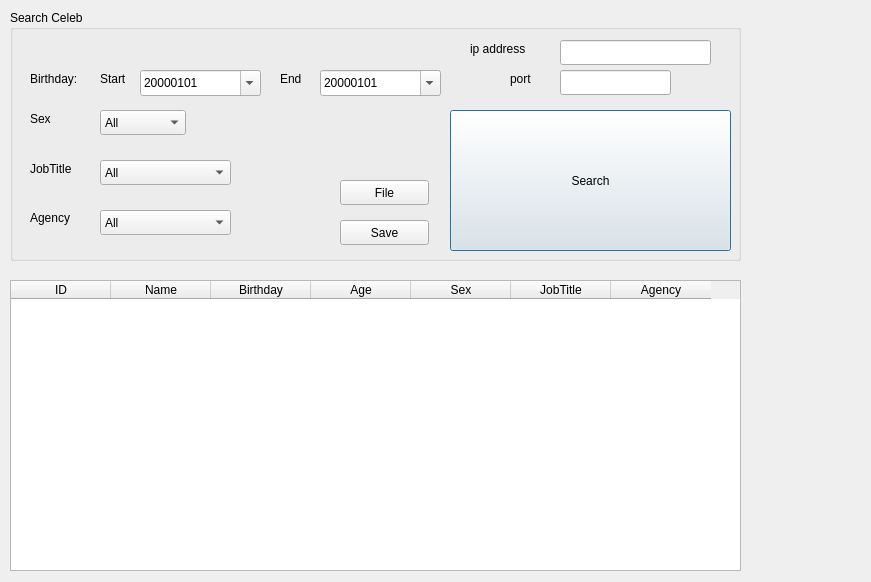
<?xml version="1.0" encoding="UTF-8"?>
<ui version="4.0">
 <class>Dialog</class>
 <widget class="QDialog" name="Dialog">
  <property name="geometry">
   <rect>
    <x>0</x>
    <y>0</y>
    <width>871</width>
    <height>582</height>
   </rect>
  </property>
  <property name="windowTitle">
   <string>Dialog</string>
  </property>
  <widget class="QGroupBox" name="groupBox">
   <property name="geometry">
    <rect>
     <x>10</x>
     <y>10</y>
     <width>731</width>
     <height>251</height>
    </rect>
   </property>
   <property name="title">
    <string>Search Celeb</string>
   </property>
   <widget class="QLabel" name="label">
    <property name="geometry">
     <rect>
      <x>20</x>
      <y>150</y>
      <width>67</width>
      <height>17</height>
     </rect>
    </property>
    <property name="text">
     <string>JobTitle</string>
    </property>
   </widget>
   <widget class="QLabel" name="label_2">
    <property name="geometry">
     <rect>
      <x>20</x>
      <y>100</y>
      <width>67</width>
      <height>17</height>
     </rect>
    </property>
    <property name="text">
     <string>Sex</string>
    </property>
   </widget>
   <widget class="QDateEdit" name="editBirthday">
    <property name="geometry">
     <rect>
      <x>130</x>
      <y>60</y>
      <width>121</width>
      <height>26</height>
     </rect>
    </property>
    <property name="maximumDate">
     <date>
      <year>9997</year>
      <month>12</month>
      <day>31</day>
     </date>
    </property>
    <property name="displayFormat">
     <string>yyyyMMdd</string>
    </property>
    <property name="calendarPopup">
     <bool>true</bool>
    </property>
   </widget>
   <widget class="QLabel" name="label_3">
    <property name="geometry">
     <rect>
      <x>20</x>
      <y>60</y>
      <width>67</width>
      <height>17</height>
     </rect>
    </property>
    <property name="text">
     <string>Birthday:</string>
    </property>
   </widget>
   <widget class="QPushButton" name="btnSearch">
    <property name="geometry">
     <rect>
      <x>440</x>
      <y>100</y>
      <width>281</width>
      <height>141</height>
     </rect>
    </property>
    <property name="text">
     <string>Search</string>
    </property>
   </widget>
   <widget class="QComboBox" name="editSex">
    <property name="geometry">
     <rect>
      <x>90</x>
      <y>100</y>
      <width>86</width>
      <height>25</height>
     </rect>
    </property>
    <item>
     <property name="text">
      <string>All</string>
     </property>
    </item>
   </widget>
   <widget class="QComboBox" name="editJobTitle">
    <property name="geometry">
     <rect>
      <x>90</x>
      <y>150</y>
      <width>131</width>
      <height>25</height>
     </rect>
    </property>
    <item>
     <property name="text">
      <string>All</string>
     </property>
    </item>
   </widget>
   <widget class="QLabel" name="label_6">
    <property name="geometry">
     <rect>
      <x>20</x>
      <y>198</y>
      <width>67</width>
      <height>20</height>
     </rect>
    </property>
    <property name="text">
     <string>Agency</string>
    </property>
   </widget>
   <widget class="QComboBox" name="editAgency">
    <property name="geometry">
     <rect>
      <x>90</x>
      <y>200</y>
      <width>131</width>
      <height>25</height>
     </rect>
    </property>
    <item>
     <property name="text">
      <string>All</string>
     </property>
    </item>
   </widget>
   <widget class="QLineEdit" name="lineEdit">
    <property name="geometry">
     <rect>
      <x>550</x>
      <y>30</y>
      <width>151</width>
      <height>25</height>
     </rect>
    </property>
   </widget>
   <widget class="QLabel" name="label_4">
    <property name="geometry">
     <rect>
      <x>460</x>
      <y>30</y>
      <width>71</width>
      <height>17</height>
     </rect>
    </property>
    <property name="text">
     <string>ip address</string>
    </property>
   </widget>
   <widget class="QLabel" name="label_5">
    <property name="geometry">
     <rect>
      <x>500</x>
      <y>60</y>
      <width>31</width>
      <height>17</height>
     </rect>
    </property>
    <property name="text">
     <string>port</string>
    </property>
   </widget>
   <widget class="QLineEdit" name="lineEdit_2">
    <property name="geometry">
     <rect>
      <x>550</x>
      <y>60</y>
      <width>111</width>
      <height>25</height>
     </rect>
    </property>
   </widget>
   <widget class="QLabel" name="label_7">
    <property name="geometry">
     <rect>
      <x>90</x>
      <y>60</y>
      <width>41</width>
      <height>17</height>
     </rect>
    </property>
    <property name="text">
     <string>Start</string>
    </property>
   </widget>
   <widget class="QLabel" name="label_8">
    <property name="geometry">
     <rect>
      <x>270</x>
      <y>60</y>
      <width>41</width>
      <height>17</height>
     </rect>
    </property>
    <property name="text">
     <string>End</string>
    </property>
   </widget>
   <widget class="QDateEdit" name="editBirthday_2">
    <property name="geometry">
     <rect>
      <x>310</x>
      <y>60</y>
      <width>121</width>
      <height>26</height>
     </rect>
    </property>
    <property name="displayFormat">
     <string>yyyyMMdd</string>
    </property>
    <property name="calendarPopup">
     <bool>true</bool>
    </property>
   </widget>
   <widget class="QPushButton" name="pushButton">
    <property name="geometry">
     <rect>
      <x>330</x>
      <y>170</y>
      <width>89</width>
      <height>25</height>
     </rect>
    </property>
    <property name="text">
     <string>File</string>
    </property>
   </widget>
   <widget class="QPushButton" name="pushButton2">
    <property name="geometry">
     <rect>
      <x>330</x>
      <y>210</y>
      <width>89</width>
      <height>25</height>
     </rect>
    </property>
    <property name="text">
     <string>Save</string>
    </property>
   </widget>
  </widget>
  <widget class="QTableWidget" name="tableWidget">
   <property name="geometry">
    <rect>
     <x>10</x>
     <y>280</y>
     <width>731</width>
     <height>291</height>
    </rect>
   </property>
   <column>
    <property name="text">
     <string>ID</string>
    </property>
   </column>
   <column>
    <property name="text">
     <string>Name</string>
    </property>
   </column>
   <column>
    <property name="text">
     <string>Birthday</string>
    </property>
   </column>
   <column>
    <property name="text">
     <string>Age</string>
    </property>
   </column>
   <column>
    <property name="text">
     <string>Sex</string>
    </property>
   </column>
   <column>
    <property name="text">
     <string>JobTitle</string>
    </property>
   </column>
   <column>
    <property name="text">
     <string>Agency</string>
    </property>
   </column>
  </widget>
 </widget>
 <resources/>
 <connections/>
</ui>
